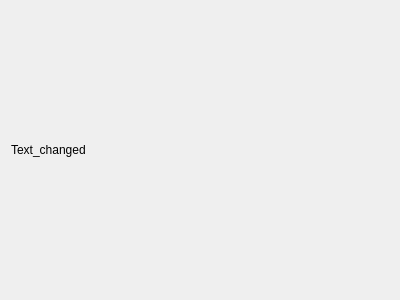
<?xml version="1.0" encoding="UTF-8"?>
<ui version="4.0">
 <class>Form</class>
 <widget class="QWidget" name="Form">
  <property name="geometry">
   <rect>
    <x>0</x>
    <y>0</y>
    <width>400</width>
    <height>300</height>
   </rect>
  </property>
  <property name="windowTitle">
   <string>Form</string>
  </property>
  <layout class="QVBoxLayout" name="verticalLayout">
   <item>
    <widget class="QLabel" name="label">
     <property name="text">
      <string>Text_changed</string>
     </property>
    </widget>
   </item>
  </layout>
 </widget>
 <resources/>
 <connections/>
</ui>
